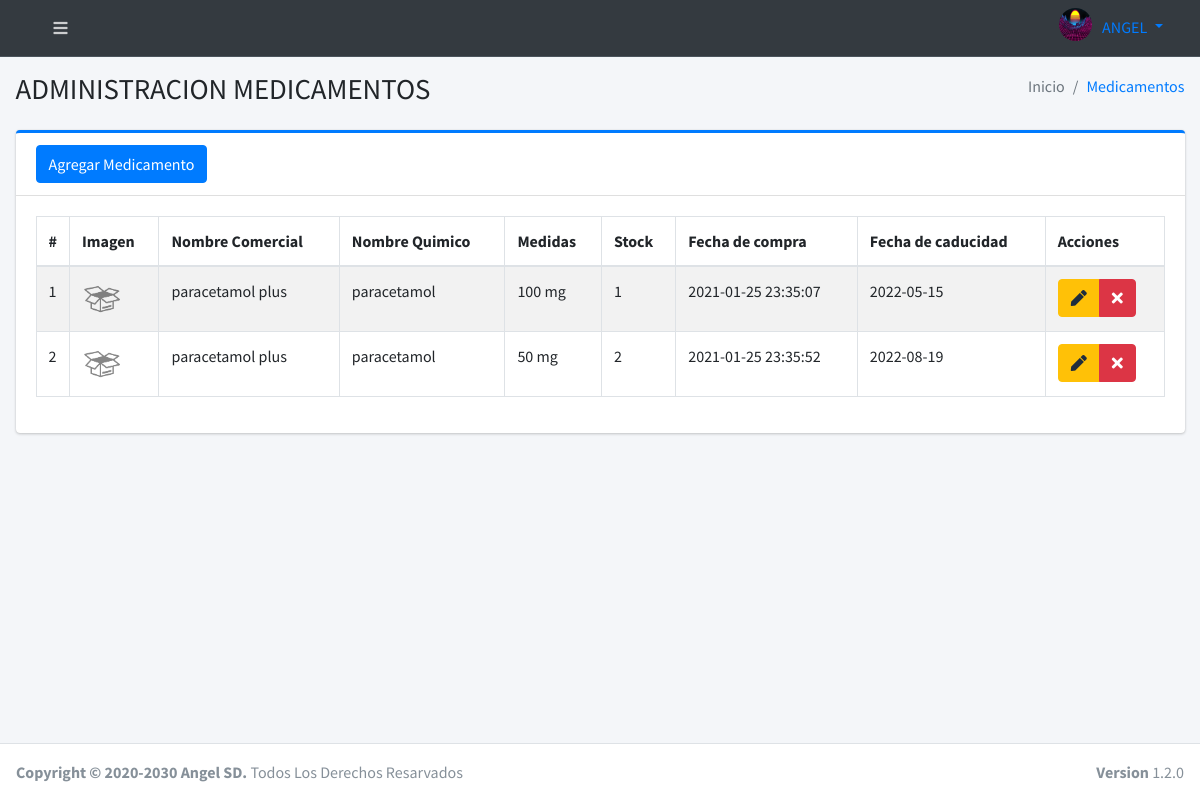
The app's page /Productos (signed in) with its own data.
### tables this page shows
CREATE TABLE `medicamentos` (
  `id` int(11) NOT NULL,
  `nombre_C` text NOT NULL,
  `nombre_Q` text NOT NULL,
  `medidas` text NOT NULL,
  `stock` int(11) NOT NULL,
  `fecha_C` timestamp NOT NULL DEFAULT current_timestamp() ON UPDATE current_timestamp(),
  `fecha_CD` date NOT NULL,
  `imagen` text NOT NULL
);

### controladores/plantilla.controlador.php (called while the page is built)
<?php
class ControladorPlantilla{
    static public function ctrPlantilla(){
        include "vistas/plantilla.php";
    }
}

### index.php (called while the page is built, shortened)
<?php
require_once "controladores/plantilla.controlador.php";
require_once "controladores/usuarios.controlador.php";
require_once "controladores/productos.controlador.php";
require_once "modelos/productos.modelo.php";
$plantilla = new ControladorPlantilla();
$plantilla->ctrPlantilla();

### controladores/productos.controlador.php (called while the page is built, shortened)
<?php
class ControladorProductos
{
	static public function ctrMostrarProductos($item, $valor){
	 $tabla = "medicamentos";
	 $respuesta = ModeloProductos::mdlMostrarProductos($tabla,$item,$valor);
	  return $respuesta;
	}
}

### modelos/conexion.php (called while the page is built)
<?php
 class conexion{
 	static public function conectar(){
 		$link = new PDO("mysql:host=localhost;dbname=posf","root","");
 		$link ->exec("set names uto8");
 		 return $link;
 	}
 }

### modelos/productos.modelo.php (called while the page is built, shortened)
<?php
require_once "conexion.php";
class ModeloProductos{
	static public function mdlMostrarProductos($tabla, $item, $valor){
		if($item != null){
			$stmt = Conexion::conectar()->prepare("SELECT * FROM $tabla WHERE $item = :$item ORDER BY id DESC");
			$stmt -> bindParam(":".$item, $valor, PDO::PARAM_STR);
			$stmt -> execute();
			return $stmt -> fetch();
		}else{
			$stmt = Conexion::conectar()->prepare("SELECT * FROM $tabla");
			$stmt -> execute();
			return $stmt -> fetchAll();
		}
	}
	}

### vistas/modulos/Productos.php (the view, shortened to what this page needs)
<div class="content-wrapper">
  <section class="content-header">
    <div class="container-fluid">
      <div class="row mb-2">
        <div class="col-sm-6">
          <h1>ADMINISTRACION  MEDICAMENTOS</h1>
        </div>
        <div class="col-sm-6">
          <ol class="breadcrumb float-sm-right">
            <li class="breadcrumb-item active">Inicio</li>
            <li class="breadcrumb-item"><a href="Productos">Medicamentos</a></li>
          </ol>
        </div>
      </div>
    </div>
  </section>
  <section class="content">
    <div class="container-fluid">
      <div class="row">
        <div class="col-12">
          <div class="card card-primary card-outline">
            <div class="card-header">
            <button class="btn btn-primary" data-toggle="modal" data-target="#modalAgregarProducto">Agregar Medicamento</button>
            </div>
            <div class="card-body">
              <div class="box-body">
                <table class="table table-bordered table-striped dt-responsive tablas tabladatatable" width="100%">
                  <thead>
                    <tr>
                      <th style="width:10px">#</th>
                      <th>Imagen </th>
                      <th>Nombre Comercial</th>
                      <th>Nombre Quimico</th>
                      <th>Medidas</th>
                      <th>Stock</th>
                      <th>Fecha de compra</th>
                      <th>Fecha de caducidad</th>
                      <th>Acciones</th>
                    </tr>
                  </thead>
                  <tbody>
                    <?php
                    $item = null;
                    $valor = null;
                    $productos = ControladorProductos::ctrMostrarProductos($item, $valor);
                    foreach ($productos as $key => $value) {
                      echo '<tr>
                 <td>' . ($key + 1) . '</td>
                 <td><img src="vistas/img/productos/default/anonymous.png" class="thumbnail" width="40px"></td>
                  <td>' . $value["nombre_C"] . '</td>
                  <td>' . $value["nombre_Q"] . '</td>
                  <td>' . $value["medidas"] . '</td>
                  <td>' . $value["stock"] . '</td>
                  <td>' . $value["fecha_C"] . '</td>
                  <td>' . $value["fecha_CD"] . '</td>
                     <td>
                       <div class="btn-group">
                         <button class="btn btn-warning " idCategoria="' . $value["id"] . '" data-toggle="modal" data-target="#modalEditarCategoria"><i class="fa fa-pen"></i></button>
                           <button class="btn btn-danger " idCategoria="' . $value["id"] . '"><i class="fa fa-times"></i></button>
                       </div>
                   </tr>';
                    }
                    ?>
                  </tbody>
                </table>
              </div>
            </div>
          </div>
        </div>
      </div>
    </div>
  </section>
</div>

### vistas/plantilla.php (shortened to what this page needs)
<!DOCTYPE html>
<html lang="en">
<head>
  <link rel="stylesheet" href="vistas/plugins/fontawesome-free/css/all.min.css">
  <link rel="stylesheet" href="vistas/dist/css/adminlte.min.css">
  <link rel="stylesheet" href="vistas/plugins/datatables-bs4/css/dataTables.bootstrap4.min.css">
  <link rel="stylesheet" href="vistas/plugins/datatables-responsive/css/responsive.bootstrap4.min.css">
  <link rel="stylesheet" href="vistas/plugins/datatables-buttons/css/buttons.bootstrap4.min.css">
   <link rel="stylesheet" href="vistas/plugins/daterangepicker/daterangepicker.css">
 <link rel="stylesheet" href="vistas/plugins/icheck-bootstrap/icheck-bootstrap.min.css">
 <link href="https://cdn.jsdelivr.net/gh/gitbrent/bootstrap-switch-button@1.1.0/css/bootstrap-switch-button.min.css" rel="stylesheet">
<link rel="stylesheet" href="//cdnjs.cloudflare.com/ajax/libs/morris.js/0.5.1/morris.css">
</head>
<?php
if (isset($_SESSION['iniciarSesion']) && $_SESSION['iniciarSesion'] == "ok") {
  echo '<body class="hold-transition sidebar-collapse layout-top-nav">';
  echo '<div class="wrapper">';
  include "vistas/modulos/cabezote.php";
  if (isset($_GET['ruta'])) {
    if (
      $_GET['ruta'] == "inicio" ||
      $_GET['ruta'] == "Usuarios" ||
      $_GET['ruta'] == "Productos" ||
      $_GET['ruta'] == "categorias" ||
      $_GET['ruta'] == "logout"
    ) {
      include "vistas/modulos/" . $_GET['ruta'] . ".php";
    } else {
      include "vistas/modulos/404.php";
    }
  }
  include "vistas/modulos/footer.php";
} else {
  echo '<body class="hold-transition sidebar-collapse layout-top-nav login-page">';
  include "vistas/modulos/login.php";
}
?>
</div>
</body>
</html>

### vistas/modulos/cabezote.php (shortened to what this page needs)
 <nav class="main-header navbar navbar-expand-md navbar-dark">
   <div class="container">
     <div class="collapse navbar-collapse order-3" id="navbarCollapse">
       <ul class="navbar-nav">
         <li class="nav-item">
           <a class="nav-link" data-widget="pushmenu" href="#" role="button"><i class="fas fa-bars"></i></a>
         </li>
       </ul>
     </div>
     <ul class="order-1 order-md-3 navbar-nav navbar-no-expand ml-auto">
     <li class="nav-item dropdown">
       <li class="dropdown user user-menu">
       <a href="#" class="dropdown-toggle" data-toggle="dropdown" >
<?php
if($_SESSION["foto"] != ""){
  echo '<img src="'.$_SESSION["foto"].'" class="user-image">';
}else{
  echo '<img src="vistas/img/usuarios/default/anonymous.png" class="user-image">';
}
?>
      	<span  class="text-uppercase"><?php  echo $_SESSION["nombre"]; ?></span>
       </a>
     </li>
     </ul>
   </div>
 </nav>

### vistas/modulos/footer.php
<footer class="main-footer">
    <div class="float-right d-none d-sm-block">
      <b>Version</b> 1.2.0
    </div>
    <strong>Copyright &copy; 2020-2030 Angel SD</a>.</strong> Todos Los Derechos Resarvados
  </footer>

### records on screen
medicamentos: nombre_C "paracetamol plus", nombre_Q "paracetamol", medidas "100 mg", stock "1", fecha_C "2021-01-25 23:35:07", fecha_CD "2022-05-15"
medicamentos: nombre_C "paracetamol plus", nombre_Q "paracetamol", medidas "50 mg", stock "2", fecha_C "2021-01-25 23:35:52", fecha_CD "2022-08-19"

### other values on screen
$_SESSION["nombre"] "ANGEL"
